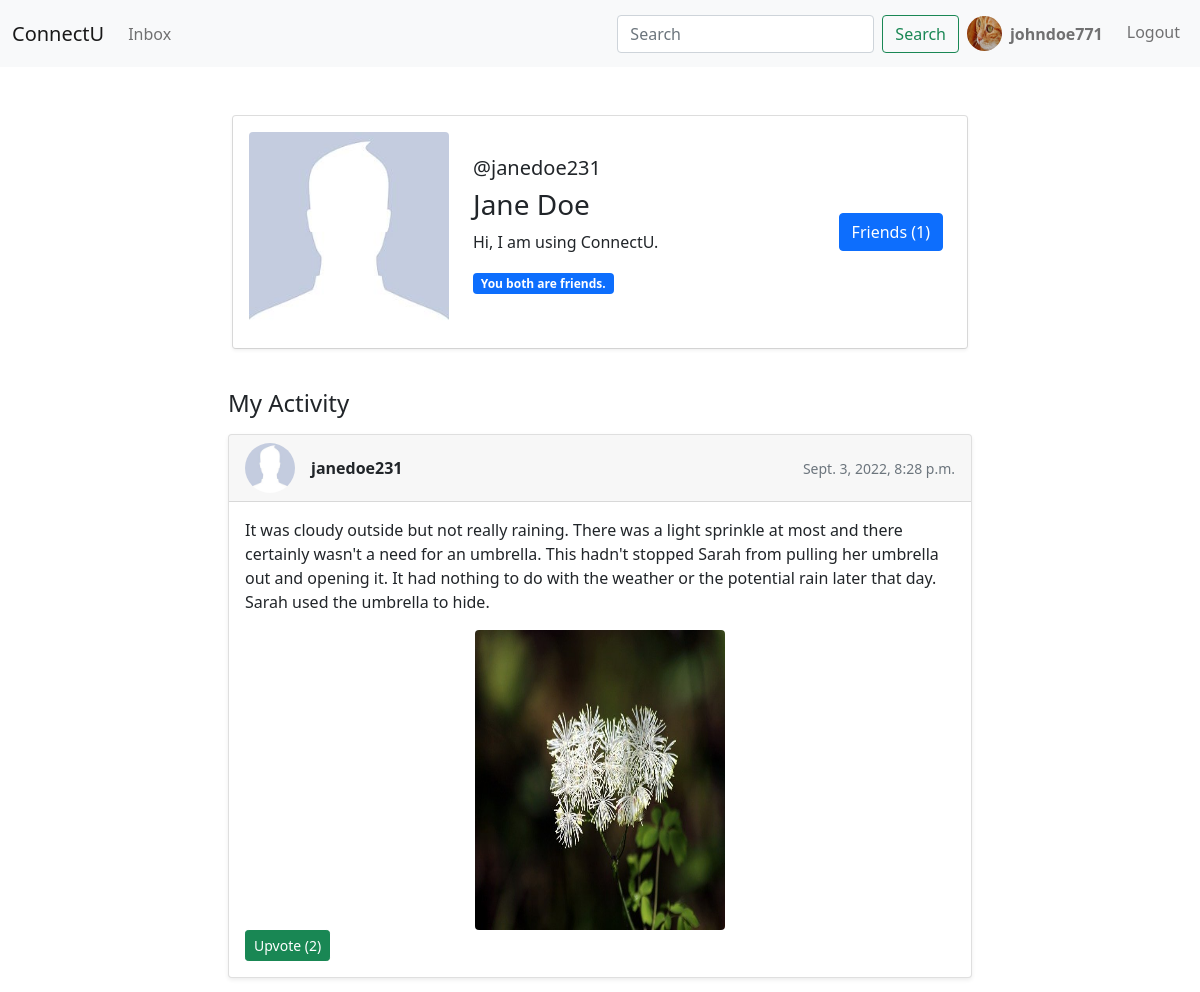
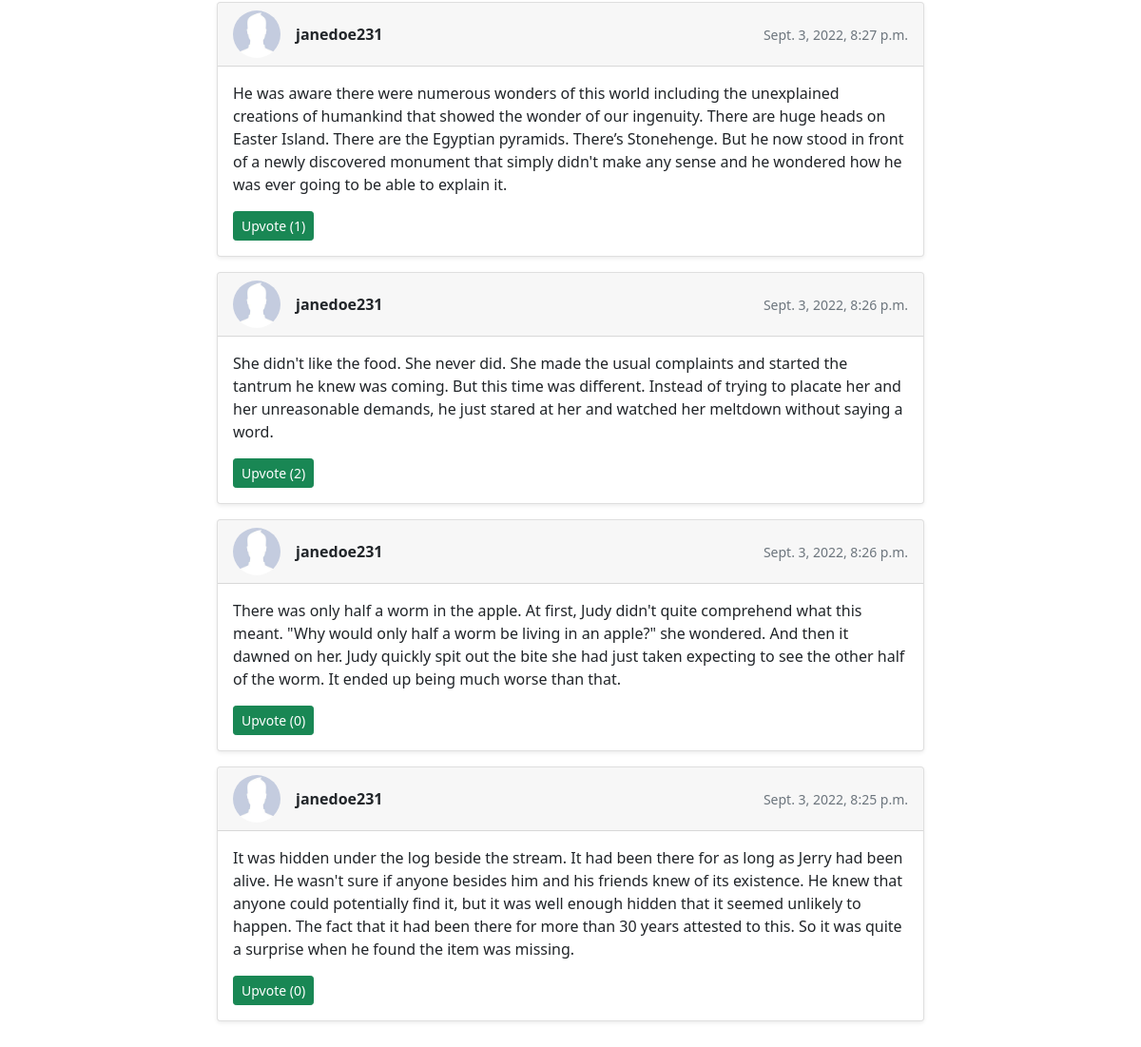
/profile/janedoe231 (signed in), run on the app's committed database (2 pictures, top to bottom).
### socialnetwork/models.py (models this page shows, shortened)
class UserProfile(models.Model):
    user = models.OneToOneField(User, on_delete=models.CASCADE)
    avatar = models.ImageField(upload_to='uploads/avatars', null=True,
                               default='uploads/avatars/default.png')
    friends = models.ManyToManyField(User, blank=True, related_name='friends')
    status = models.TextField(max_length=200, null=False, default="Hi, I am using ConnectU.")
    created_at = models.DateTimeField(default=timezone.now)
    profile_visibility = models.BooleanField(default=True)

class UserPost(models.Model):
    text = models.TextField(max_length=500, null=False)
    image = models.ImageField(upload_to='uploads/posts_pictures', null=True)
    created_at = models.DateTimeField(default=timezone.now)
    author = models.ForeignKey(User, on_delete=models.CASCADE)
    user_likes = models.ManyToManyField(User, related_name="user_likes")

### socialnetwork/views.py (the view, shortened to what this page needs)
# urls.py: path('profile/<str:username>', login_required(login_url='/login')(views.Profile.as_view()), name='profile'),
class Profile(View):
    def get(self, request, username, *args, **kwargs):
        profile = UserProfile.objects.get(user__username=username)
        profile_posts = UserPost.objects.filter(author=profile.user).order_by('-created_at')
        profile_friends = profile.friends.all()
        if request.user.is_authenticated and request.user != profile.user:
            check_if_friend = True if profile_friends.filter(username=request.user.username) else False
            if check_if_friend:
                return render(request, 'socialnetwork/profile.html', {
                    "user": request.user,
                    "profile": profile,
                    "post_list": profile_posts,
                    "friends": profile_friends,
                    "logged_in_user": False,
                    "is_friend": check_if_friend,
                    "show_profile": True
                })

### socialnetwork/templates/socialnetwork/profile.html (shortened to what this page needs)
{% include "base.html" %}
{% block content %}
    <div class="container my-5">
        <div class="row">
            <div class="col-md-8 col-sm-12 mx-auto">
                <div class="card">
                    <div class="card-body shadow-sm">
                        <div class="d-flex justify-content-between">
                            <div class="d-flex">
                                <div>
                                    {% if profile.avatar %}
                                        <img class="rounded" src="{{ profile.avatar.url }}" width="200px"
                                             height="200px"/>
                                    {% endif %}
                                </div>
                                <div class="m-4">
                                    <h5> @{{ profile.user.username }} </h5>
                                    {% if profile.user.first_name %}
                                        <h3>{{ profile.user.first_name }} {{ profile.user.last_name }}</h3>
                                    {% endif %}
                                    {% if profile.status %}
                                        <p class="text-weight-light">{{ profile.status }}</p>
                                    {% endif %}
                                    {% if is_friend %}
                                        <span class="badge bg-primary disabled">You both are friends.</span>
                                    {% endif %}
                                </div>
                            </div>
                            <div class="d-flex flex-row justify-content-center align-items-center">
                                <div class="me-2">
                                    <a class="btn btn-primary"
                                       href="{% url 'friend:friend_list' profile.user.username %}">Friends
                                        ({{ friends|length }})</a>
                                </div>
                            </div>
                        </div>
                    </div>
                </div>
            </div>
        </div>
        <div class="col-md-8 col-sm-12 mx-auto py-4">
            <h4 class="my-3">My Activity</h4>
            {% if show_profile %}
                {% if post_list %}
                    {% for post in post_list %}
                        <div class="card mb-3 my-3 shadow-sm">
                            <div class="card-header d-flex justify-content-between align-items-center">
                                <div class="author-details d-flex align-items-center">
                                    <img src="{{ post.author.userprofile.avatar.url }}"
                                         class="rounded-circle"
                                         width="50" height="50"/>
                                    <a href="{% url 'profile' post.author.username %}"
                                       class="text-decoration-none text-reset mx-3 my-0 fw-bold"> {{ post.author.username }} </a>
                                </div>
                                <div>
                                    <p class="card-text"><small class="text-muted">{{ post.created_at }}</small>
                                    </p>
                                </div>
                            </div>
                            <div class="card-body">
                                <p class="card-text">{{ post.text }}</p>
                                {% if post.image %}
                                    <img src="{{ post.image.url }}" class="rounded mx-auto d-block" alt="..."
                                         style="height: 300px; width:250px;">
                                {% endif %}
                                <button class="btn btn-success btn-sm"
                                        onclick='upvoteUserPost("{{ post.id }}")'>
                                    Upvote ({{ post.user_likes.all.count }})
                                </button>
                            </div>
                        </div>
                    {% endfor %}
                {% else %}
                    <div class="d-flex justify-content-center mt-5">
                        <h5>Nothing to show here...</h5>
                    </div>
                {% endif %}
            {% else %}
                <div class="d-flex justify-content-center mt-5">
                    <h5>This profile is private...</h5>
                </div>
            {% endif %}
        </div>
    </div>
{% endblock %}

### templates/base.html (shortened to what this page needs)
{% load static %}
<!doctype html>
<html lang="en">
{% include "snippets/header.html" %}
<body>
{% if user.is_authenticated %}
    {% include "snippets/navbar.html" %}
{% endif %}
</body>
</html>

### templates/snippets/header.html (shortened to what this page needs)
{% load static %}
<head>
    <link href="https://cdn.jsdelivr.net/npm/bootstrap@5.0.2/dist/css/bootstrap.min.css" rel="stylesheet">
    <link rel="stylesheet" href = "{% static 'css/styles.css' %}">
</head>

### templates/snippets/navbar.html (shortened to what this page needs)
<nav class="navbar navbar-expand-lg navbar-light bg-light">
  <div class="container-fluid">
    <a class="navbar-brand" href="{% url 'home' %}">ConnectU</a>
    <div class="collapse navbar-collapse" id="navbarTogglerDemo02">
      <ul class="navbar-nav me-auto mb-2 mb-lg-0">
        <li class="nav-item d-flex align-items-center">
          <a class="nav-link" href="{% url 'chat:chat_list' %}">Inbox</a>
        </li>
      </ul>
      <ul class="navbar-nav mb-2 mb-lg-0">
        <li class="nav-item d-flex align-items-center">
          <form class="d-flex" method="get" action="{% url 'user-search' %}">
            <input
              class="form-control me-2"
              type="search"
              placeholder="Search"
              aria-label="Search"
              name="query"
              value="{{request.GET.query}}"
            />
            <button class="btn btn-outline-success" type="submit">Search</button>
          </form>
        </li>
        <li class="nav-item">
          <a class="nav-link d-flex align-items-center" href="{% url 'profile' request.user.username %}">
            <img src="{{ request.user.userprofile.avatar.url }}" class="rounded-circle" height="35px" width="35" />
            <strong class="mx-2 my-0"> {{ request.user.username }} </strong>
          </a>
        </li>
        <li class="nav-item">
          <a class="nav-link d-flex align-items-center mt-1" href="{% url 'logout' %}"> Logout </a>
        </li>
      </ul>
    </div>
  </div>
</nav>

### data on the page
UserProfile: avatar (placeholder picture), user.username "janedoe231", user.first_name "Jane", user.last_name "Doe", status "Hi, I am using ConnectU."
UserPost: author.userprofile.avatar (placeholder picture), author.username "janedoe231", created_at "Sept. 3, 2022, 8:28 p.m.", text "It was cloudy outside but not really raining. There was a light sprinkle at most and there certainly wasn't a need for an umbrella. This hadn't stopped Sarah from pulling her umbrella out and opening it. It had nothing to do with the weather or the potential rain later that day. Sarah used the umbrella to hide.", image (picture), user_likes.all.count "2"
UserPost: author.userprofile.avatar (placeholder picture), author.username "janedoe231", created_at "Sept. 3, 2022, 8:27 p.m.", text "He was aware there were numerous wonders of this world including the unexplained creations of humankind that showed the wonder of our ingenuity. There are huge heads on Easter Island. There are the Egyptian pyramids. There’s Stonehenge. But he now stood in front of a newly discovered monument that simply didn't make any sense and he wondered how he was ever going to be able to explain it.", user_likes.all.count "1"
UserPost: author.userprofile.avatar (placeholder picture), author.username "janedoe231", created_at "Sept. 3, 2022, 8:26 p.m.", text "She didn't like the food. She never did. She made the usual complaints and started the tantrum he knew was coming. But this time was different. Instead of trying to placate her and her unreasonable demands, he just stared at her and watched her meltdown without saying a word.", user_likes.all.count "2"
UserPost: author.userprofile.avatar (placeholder picture), author.username "janedoe231", created_at "Sept. 3, 2022, 8:26 p.m.", text "There was only half a worm in the apple. At first, Judy didn't quite comprehend what this meant. \"Why would only half a worm be living in an apple?\" she wondered. And then it dawned on her. Judy quickly spit out the bite she had just taken expecting to see the other half of the worm. It ended up being much worse than that.", user_likes.all.count "0"
UserPost: author.userprofile.avatar (placeholder picture), author.username "janedoe231", created_at "Sept. 3, 2022, 8:25 p.m.", text "It was hidden under the log beside the stream. It had been there for as long as Jerry had been alive. He wasn't sure if anyone besides him and his friends knew of its existence. He knew that anyone could potentially find it, but it was well enough hidden that it seemed unlikely to happen. The fact that it had been there for more than 30 years attested to this. So it was quite a surprise when he found the item was missing.", user_likes.all.count "0"

### other printed values
{{ request.user.username }} "johndoe771"
{{ friends|length }} "1"
